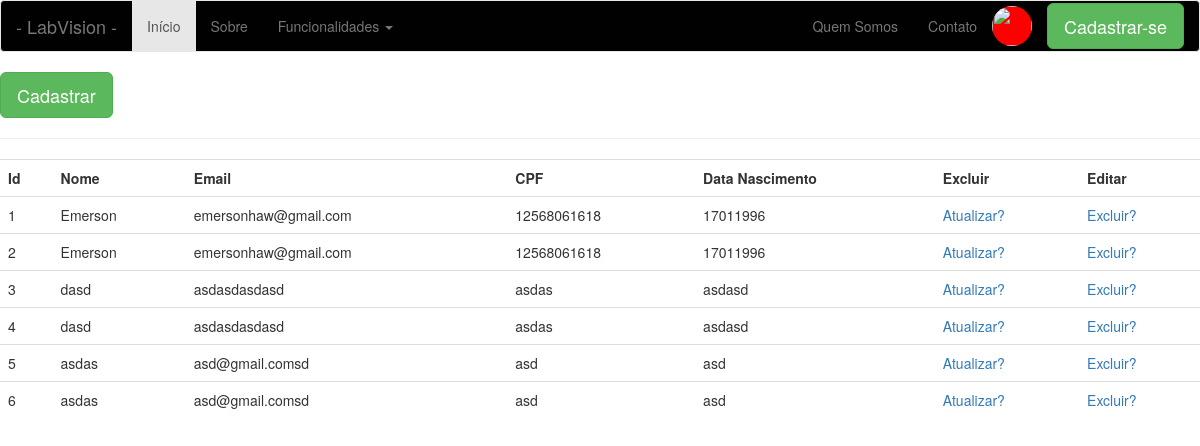
Before: /listar-usuarios with the older database file.
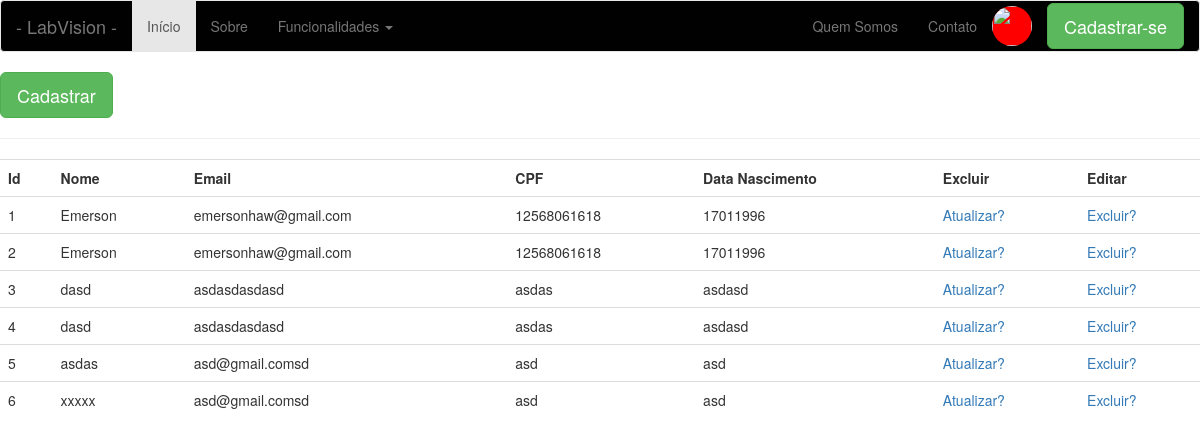
After: the same page with the newer database file.
### app/models/tables.py (models this page shows, shortened)
class Pessoa(db.Model):
    __tablename__ = "pessoas"
    id = db.Column(db.Integer, primary_key=True)
    nome = db.Column(db.String(50))

class Usuario(Pessoa, db.Model):
    __tablename__ = "usuarios"
    id = db.Column(db.Integer, primary_key=True)
    email = db.Column(db.String(50))
    senha = db.Column(db.String(20))
    cpf = db.Column(db.String(20))
    dt_nascimento = db.Column(db.String(20))
    status = db.Column(db.Boolean())
    pessoa = db.Column(db.Integer, db.ForeignKey('pessoas.id'))

class Pessoa(db.Model):
    __tablename__ = "pessoas"
    id = db.Column(db.Integer, primary_key=True)
    nome = db.Column(db.String(50))

### app/controllers/default.py (the view)
@app.route('/listar-usuarios', methods=['GET', 'POST'])
def listar_usuarios():
    usuarios = Usuario.query.all()
    return render_template('usuario/listar-usuarios.html', usuarios=usuarios)

### app/templates/usuario/listar-usuarios.html
{% include 'base/head.html' %}
{% include 'base/nav_bar.html' %}
<a href="/cadastrar-usuarios">
    <button class="btn btn-lg btn-success">
        Cadastrar
    </button>
</a>
<hr>
<div class="table-responsive">
        <table class="table">
            <tr>
                <th>Id</th>
                <th>Nome</th>
                <th>Email</th>
                <th>CPF</th>
                <th>Data Nascimento</th>
                <th>Excluir</th>
                <th>Editar</th>
            </tr>
            {% for u in usuarios %}
                <tr>
                    <td>
                        {{ u.id}}
                    </td>
                    <td>
                        {{ u.nome}}
                    </td>
                    <td>
                        {{ u.email}}
                    </td>
                    <td>
                        {{ u.cpf}}
                    </td>
                    <td>
                        {{ u.dt_nascimento}}
                    </td>
                    <td>
                        <a href="{{ url_for('atualizar_usuario', id=u.id)}}">Atualizar?</a>
                    </td>
                    <td>
                        <a href="{{ url_for('excluir_usuario', id=u.id)}}">Excluir?</a>
                    </td>
                </tr>
            {% endfor %}
        </table>
</div>
{% include 'base/footer.html' %}

Changed rows visible on the page:
changed through a linked row, Usuario id 6: nome "asdas" → "xxxxx"
